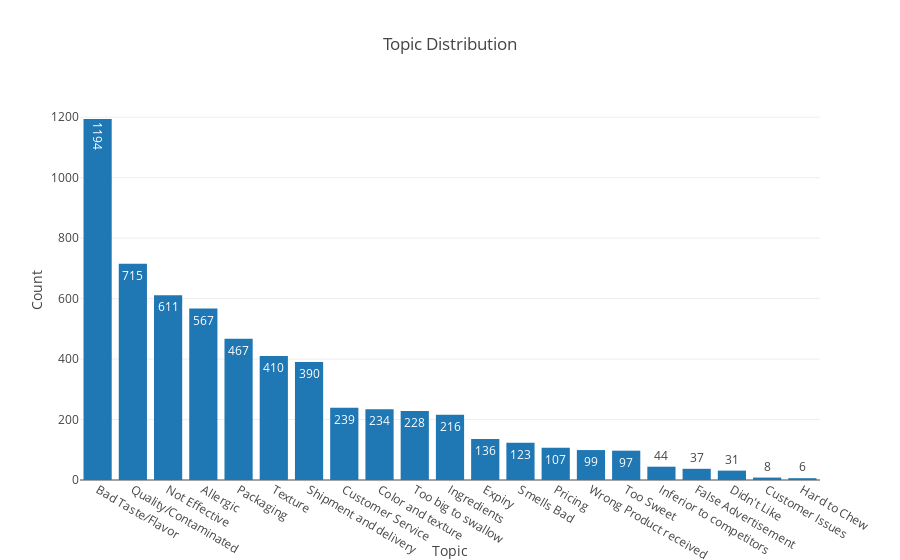

The notebook cell this image was saved under:
### Markdown cell above
# TARGET DISTRIBUTION

### Code cell
target_distribution(train, 'topic')

### Figure 1 — Plotly figure (JSON) as saved in the notebook; plotly's stock layout.template omitted (floating-point values rounded to 4 significant figures)
{"data": [{"text": [1194, 715, 611, 567, 467, 410, 390, 239, 234, 228, 216, 136, 123, 107, 99, 97, 44, 37, 31, 8, 6], "textposition": "auto", "type": "bar", "uid": "67eb95c9-a852-44be-b9c1-eb57c29bfc30", "x": ["Bad Taste/Flavor", "Quality/Contaminated", "Not Effective", "Allergic", "Packaging", "Texture", "Shipment and delivery", "Customer Service", "Color and texture", "Too big to swallow", "Ingredients", "Expiry", "Smells Bad", "Pricing", "Wrong Product received", "Too Sweet", "Inferior to competitors", "False Advertisement", "Didn't Like", "Customer Issues", "Hard to Chew"], "y": [1194, 715, 611, 567, 467, 410, 390, 239, 234, 228, 216, 136, 123, 107, 99, 97, 44, 37, 31, 8, 6]}], "layout": {"title": {"text": "Topic Distribution"}, "xaxis": {"title": {"text": "Topic"}}, "yaxis": {"title": {"text": "Count"}}}}
